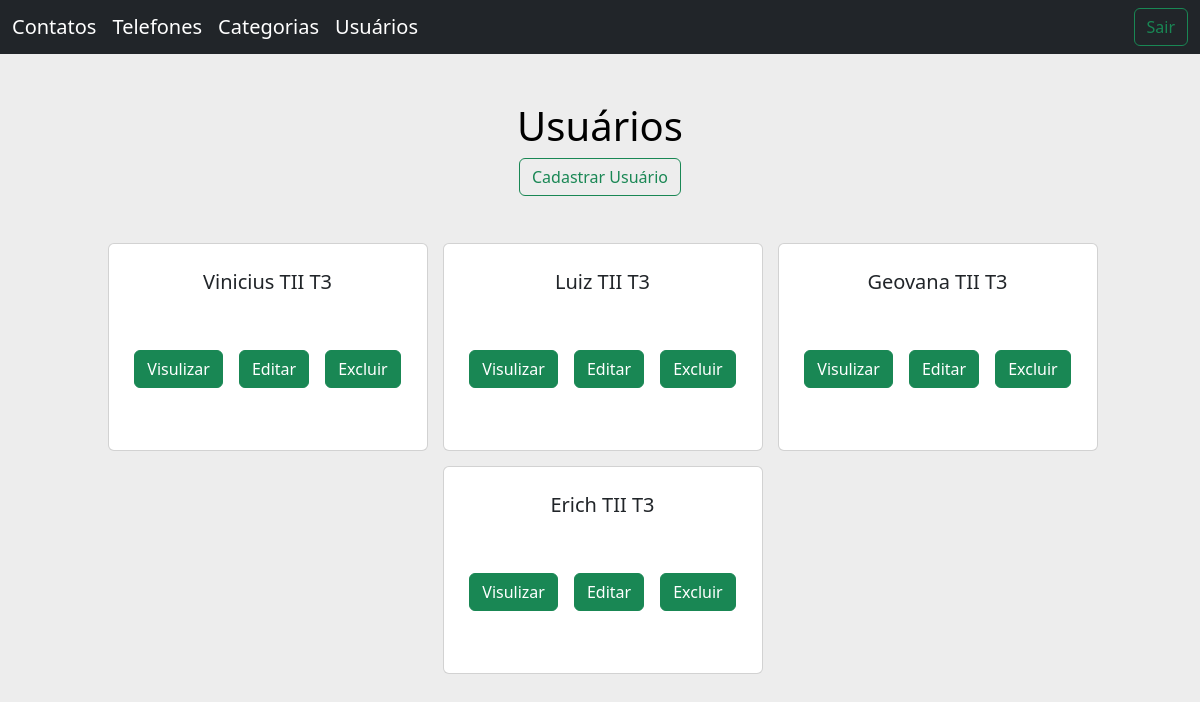
The app's page /usuarios.php (signed in) with its own data.
### tables this page shows
CREATE TABLE `usuarios` (
  `Usuario` varchar(31) NOT NULL,
  `Senha` varchar(20) NOT NULL,
  `Administrador` tinyint(4) NOT NULL,
  `UsuarioNome` varchar(255) NOT NULL,
  `Flag` tinyint(1) DEFAULT 0
);

### usuarios.php (the view, shortened to what this page needs)
<?php
include( 'controlpanel/acesso.php' );
$sql4 = "SELECT * FROM usuarios ORDER BY Usuario DESC";
$request4 = $banco->query( $sql4 );
?>
<!doctype html>
<html lang="pt-br">
  <head>
    <link rel="stylesheet" href="./css/style.css">
    <link href="https://cdn.jsdelivr.net/npm/bootstrap@5.2.1/dist/css/bootstrap.min.css" rel="stylesheet">
  </head>
  <body>
    <header class="mb-5">
    <nav class="navbar navbar-dark navbar-expand-lg bg-dark">
  <div class="container-fluid">
    <div class="collapse navbar-collapse" id="navbarTogglerDemo03">
      <ul class="navbar-nav me-auto mb-2 mb-lg-0">
      <li class="nav-item">
        <a class="navbar-brand" href="home.php">Contatos</a>
      </li>
        <li class="nav-item">
          <a class="navbar-brand" aria-current="page" href="telefones.php">Telefones</a>
        </li>
        <li class="nav-item">
          <a class="navbar-brand" href="categorias.php">Categorias</a>
        </li>
        <li class="nav-item">
          <a class="navbar-brand" href="usuarios.php">Usuários</a>
        </li>
      </ul>
      <a class="btn btn-outline-success" href="logout.php">Sair</a>
    </div>
  </div>
</nav>
    </header>
    <main>
      <div class="container d-flex justify-content-center">
        <h1 class="text-black">Usuários</h1>
      </div>
        <div class="container d-flex justify-content-center">
          <a class="btn btn-outline-success" href="cadastroUsuario.php">Cadastrar Usuário</a>
        </div>
        <div class="container d-flex justify-content-center containerCard">
              <?php while ( $row4 = mysqli_fetch_array( $request4 ) ) { ?>
                    <div class="card cardContato">
                      <div class="card-body">
                      <div class="container infoContainer">
                        <h5 class="card-title"><?php echo $row4['UsuarioNome']; ?> </h5>
                      </div>
                        <div class="contianer d-flex justify-content-center mt-5 containerBt">
                          <a href="viewUsuario.php?id=<?php echo $row4['UsuarioNome']; ?>" class="btn btn-success">Visulizar</a>
                          <a href="updateUsuario.php?id=<?php echo $row4['UsuarioNome']; ?>" class="btn btn-success">Editar</a>
                          <a href="usuarios.php?del4=ok&id=<?php echo $row4['UsuarioNome'];?>&nome=<?php echo $row4['Usuario'];?>" class="btn btn-success">Excluir</a>
                        </div>
                      </div>
                    </div>
                  <?php
                  }
                  ?>
          </div>
    </main>
  </body>
</html>

### css/style.css (style rules this page uses)
body { background-color: rgb(237, 237, 237) !important; }
main { width: 100%; height: auto; display: flex; flex-direction: column; }
.containerCard { width: 100%; height: auto; min-height: 300px; margin-top: 2rem; display:flex !important; justify-content: center; flex-wrap: wrap; }
.cardContato { width: 20rem; min-height: 13rem !important; height: auto !important; margin: 15px 5px 0px 10px; display: flex !important; flex-wrap: wrap; }
.containerBt { gap: 1rem; }
.infoContainer { margin: 10px 0px 15px 12px; display: flex; flex-direction: column; text-align: center; flex-wrap: wrap; }

### records on screen
usuarios: UsuarioNome "Vinicius TII T3"
usuarios: UsuarioNome "Luiz TII T3"
usuarios: UsuarioNome "Geovana TII T3"
usuarios: UsuarioNome "Erich TII T3"
